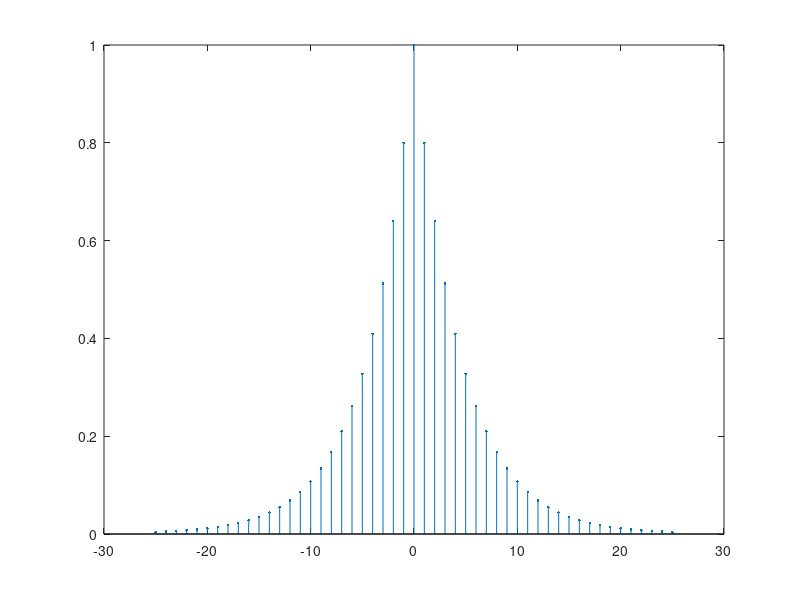
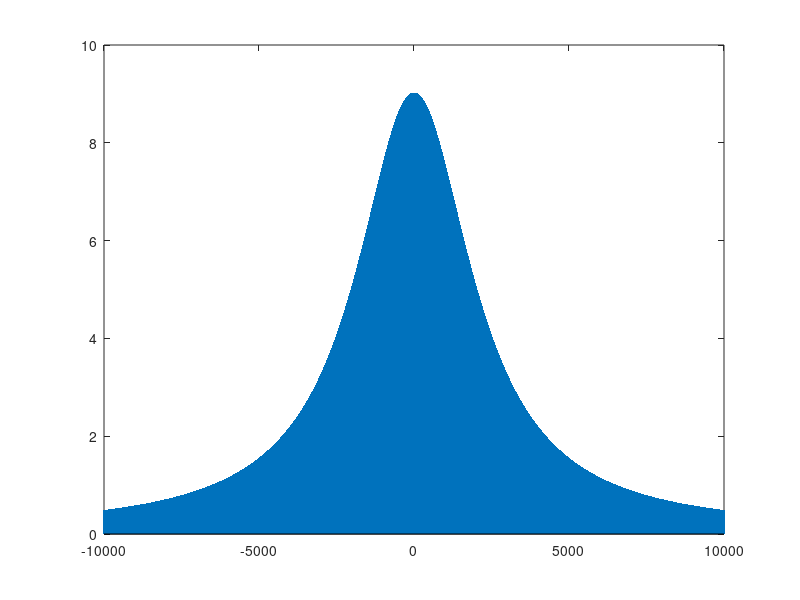

These figures' MATLAB source, in order: (Note: this script raises an error after producing the figures.)
clear, close all, clc;

%% Problem 4.1
% Signal estimation with discrete-time Wiener-filter (FIR/IIR)
% The problem uses the same model as in lecture 4, with a WSS signal Y(n)
% with added noise W(n) resulting in an observed signal X(n) to be
% filtered. The Y(n) will be generated in MATLAB by using white noise Z(n)
% through a generator filter H_gen(z).
% In practical applications, Y(n) is not known, although its stochastic
% characteristics may be known.

% The problem is split into 8 parts, all containing theoretical and MATLAB
% calculations for optimal understanding.

%% Part A: Generation and analysis of the WSS signal Y(n)

% The stochastic WSS signal Y(n) is given by
% Autocorrelation: Ryy(k) = h^|k|  ,  h = 0.8
% PSD in z-domain: Syy(z) = (1 - h^2)/((1-hz^-1)(1-hz))
% PSD in frequency: Syy(omega) = (1 - h^2)/((1+h^2)-2hcos(omega*Ts))
% fs = 1/Ts = 10 kHz

h = 0.8;
fs = 10000;
Ts = 1/fs;

% 1) Outline Ryy(k) and Syy(omega)
k = -25:1:25;
Ryy = h.^abs(k);
figure(1)
stem(k, Ryy, '.')

omega = -10000:1:10000;
Syy = (1-h^2)./((1+h^2)-2.*h.*cos(omega.*Ts));
figure(2)
stem(omega, Syy, '.')


% 2) Demonstrate that Y(n) can be produced by means of the differential
% equation: Y(n) = hY(n-1) + Z(n)
% where Z(n) ("driving noise") is white, additive, zero-mean gaussic noise.
% Help: Compute Ryy(k) based on the differential equation.

% Ryy(k) = E[x(n)x(n-k)]
% Ryy(k) = E[Y(n)(hY(n-k-1) + Z(n-k))]
%        The noise term is zero-mean and random and thus does not matter
%        = E[Y(n)(hY(n-k-1))]
%        h is a constant and can be moved outside the calculation
%        = h E[Y(n)Y(n-k-1)]
%        We then get the autocorrelation function again:
%        = h Ryy(k-1)


% 3) Find the required noise effect of driving noise sigma_z^2 = E[Z^2(n)]
% which ensures that Ryy(0) = 1 as required in the specification.

% With zero lack, the total power is calculated as
% Ryy(0) = E[X^2(t)] = E[(hY(n-1) + Z(n))^2]
%        Terms can be split, as E[Z^2(n)] = sigma_z^2
%        = E[hY(n-1)^2] + sigma_z^2
%        h can be pulled out, as it is a constant  
%        = h^2 E[Y(n-1)^2] + sigma_z^2
%        The expected value of Y(n-1)Y(n-1) is the autocorrelation function
%        with no lack, that is Ryy(0)
%        = h^2 Ryy(0) + sigma_z^2

% That is, 1 = h^2 + sigma_z^2
% Thus, sigma_z^2 = 1 - h^2 = 1 - 0.8^2 = 0.36
sigma_sq = 0.36
sigma = sqrt(0.36)


% 4) State the transfer function H_gen(z) = Y(z)/Z(z) for the signal
% generator filter.

% The difference equation is moved to the z-domain, resulting in
% Y(z) = h*Y(z)*z^-1 + Z(z)
% Y(z)/Z(z) = 1/(1 - h*z^-1)


% 5) MATLAB realisation:
% Generate N = 1000 samples of driving noise Z(n)
N = 1000;
Zn = sigma * randn(1,N);

% Filter Z(n) with signal generator H_gen
H_gen = tf([1 0], [1 -h], Ts)
Yn = filter(H_gen.Numerator{1,1}, H_gen.Denominator{1,1}, Zn);

figure(3)
psdplot(Yn, 'biased', fs)


%% Part B: Generation and analysis of the WSS noise W(n)
% The additive, zero-mean, gaussic noise W(n) is given by
% W(n) = N(0,sigma_w^2)
sigma_w_sq = 4;
sigma_w = sqrt(sigma_w_sq);

% Sww(z) = sigma_w^2
% Furthermore, the noise is uncorrelated with the signal Y(n)

% 6) Outline Rww(k) and Sww(omega)
% This will be performed in the next step. A dirac delta with peak = 4
% is expected for the Rww(k), while a somewhat
% uniform shape is expected for Sww(omega).

% 7) MATLAB realisation:
% Generate N = 1000 samples of the noise W(n)
N = 1000;
Wn = sigma_w * randn(1,N);

% Plot the noise W(n) and its autocorrelation and PSD
figure(4)
psdplot(Wn, 'biased', fs)


%% Part C: Generation and analysis of the observed signal X(n)
% The observed, noise-riddled signal is given by X(n) = Y(n) + W(n).

% 8) and 9) through mathematical hoops, show that autocorrelation and PSDs
% are as expected.

% 10) Demonstrate the estimation error by means of using X(n) for the
% estimation of Y(n), i.e. state MSEx = E[(Y(n) - X(n))^2]

% 11) MATLAB realisation:
% Generate the observed signal
Xn = Yn + Wn;

% Plot Xn, its autocorrelation function, and PSD
figure(5)
psdplot(Xn, 'biased', fs)

% Calculate the estimation error MSEx
MSE = mean((Yn-Xn).^2)